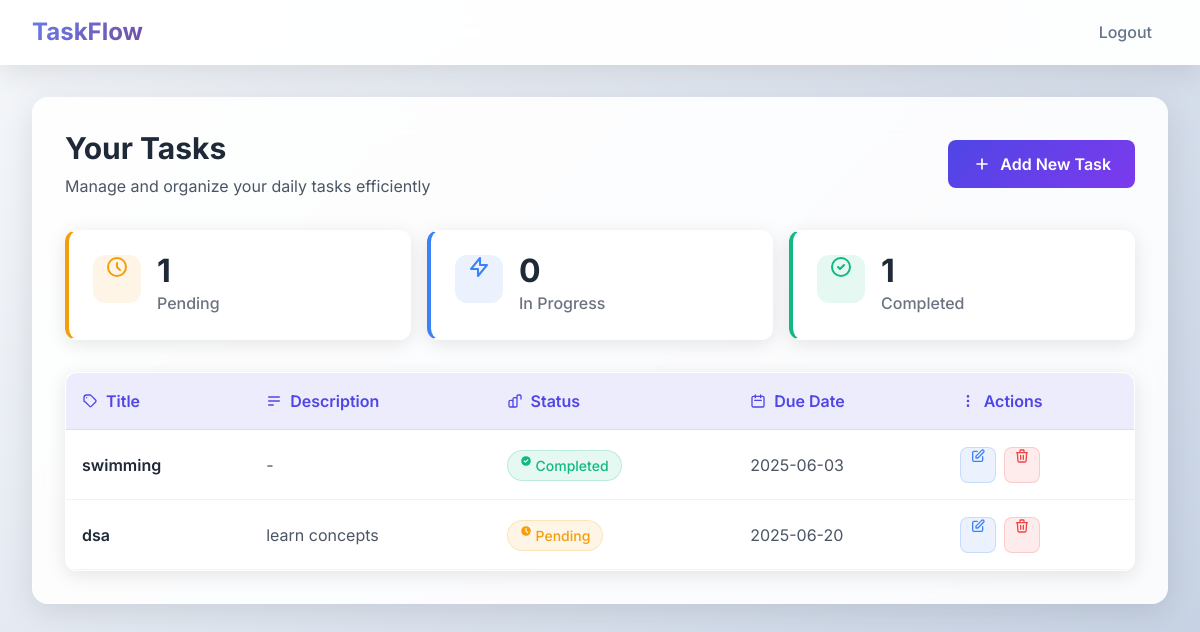
The page /dashboard (signed in) on the database its author committed.
### models.py (models this page shows)
class Task(db.Model):
    id = db.Column(db.Integer, primary_key=True)
    title = db.Column(db.String(200), nullable=False)
    description = db.Column(db.Text, nullable=True)
    status = db.Column(db.String(20), default='Pending')
    due_date = db.Column(db.DateTime, nullable=True)
    user_id = db.Column(db.Integer, db.ForeignKey('user.id'), nullable=False)
    created_at = db.Column(db.DateTime, default=datetime.utcnow)

### app.py (the view)
@app.route('/dashboard')
@login_required
def dashboard():
    tasks = Task.query.filter_by(user_id=current_user.id).order_by(Task.due_date).all()
    today = datetime.today().date()
    return render_template('dashboard.html', tasks=tasks, today=today)

### models.py (called while the page is built)
@login_manager.user_loader
def load_user(user_id):
    return User.query.get(int(user_id))

### templates/dashboard.html (shortened to what this page needs)
{% extends "layout.html" %}
{% block content %}
<div class="content-card">
    <div class="flex flex-col md:flex-row justify-between items-start md:items-center mb-8">
        <div>
            <h2 class="text-3xl font-bold text-gray-800 mb-2">Your Tasks</h2>
            <p class="text-gray-600">Manage and organize your daily tasks efficiently</p>
        </div>
        <a href="{{ url_for('new_task') }}" class="btn-primary inline-flex items-center mt-4 md:mt-0 add-task-btn">
            <svg class="w-5 h-5 mr-2" fill="none" stroke="currentColor" viewBox="0 0 24 24">
                <path stroke-linecap="round" stroke-linejoin="round" stroke-width="2" d="M12 6v6m0 0v6m0-6h6m-6 0H6"></path>
            </svg>
            Add New Task
        </a>
    </div>
    {% if tasks %}
        <div class="task-stats mb-8">
            <div class="grid grid-cols-1 md:grid-cols-3 gap-4">
                <div class="stat-card pending">
                    <div class="stat-icon">
                        <svg class="w-6 h-6" fill="none" stroke="currentColor" viewBox="0 0 24 24">
                            <path stroke-linecap="round" stroke-linejoin="round" stroke-width="2" d="M12 8v4l3 3m6-3a9 9 0 11-18 0 9 9 0 0118 0z"></path>
                        </svg>
                    </div>
                    <div>
                        <p class="stat-number">{{ tasks|selectattr("status", "equalto", "Pending")|list|length }}</p>
                        <p class="stat-label">Pending</p>
                    </div>
                </div>
                <div class="stat-card progress">
                    <div class="stat-icon">
                        <svg class="w-6 h-6" fill="none" stroke="currentColor" viewBox="0 0 24 24">
                            <path stroke-linecap="round" stroke-linejoin="round" stroke-width="2" d="M13 10V3L4 14h7v7l9-11h-7z"></path>
                        </svg>
                    </div>
                    <div>
                        <p class="stat-number">{{ tasks|selectattr("status", "equalto", "In Progress")|list|length }}</p>
                        <p class="stat-label">In Progress</p>
                    </div>
                </div>
                <div class="stat-card completed">
                    <div class="stat-icon">
                        <svg class="w-6 h-6" fill="none" stroke="currentColor" viewBox="0 0 24 24">
                            <path stroke-linecap="round" stroke-linejoin="round" stroke-width="2" d="M9 12l2 2 4-4m6 2a9 9 0 11-18 0 9 9 0 0118 0z"></path>
                        </svg>
                    </div>
                    <div>
                        <p class="stat-number">{{ tasks|selectattr("status", "equalto", "Completed")|list|length }}</p>
                        <p class="stat-label">Completed</p>
                    </div>
                </div>
            </div>
        </div>
        <div class="task-table-container">
            <div class="table-responsive">
                <table class="task-table">
                    <thead>
                        <tr>
                            <th>
                                <div class="flex items-center">
                                    <svg class="w-4 h-4 mr-2" fill="none" stroke="currentColor" viewBox="0 0 24 24">
                                        <path stroke-linecap="round" stroke-linejoin="round" stroke-width="2" d="M7 7h.01M7 3h5c.512 0 1.024.195 1.414.586l7 7a2 2 0 010 2.828l-7 7a.997.997 0 01-1.414 0l-7-7A1.997 1.997 0 013 12V7a4 4 0 014-4z"></path>
                                    </svg>
                                    Title
                                </div>
                            </th>
                            <th>
                                <div class="flex items-center">
                                    <svg class="w-4 h-4 mr-2" fill="none" stroke="currentColor" viewBox="0 0 24 24">
                                        <path stroke-linecap="round" stroke-linejoin="round" stroke-width="2" d="M4 6h16M4 12h16M4 18h7"></path>
                                    </svg>
                                    Description
                                </div>
                            </th>
                            <th>
                                <div class="flex items-center">
                                    Status
                                </div>
                            </th>
                            <th>
                                <div class="flex items-center">
                                    <svg class="w-4 h-4 mr-2" fill="none" stroke="currentColor" viewBox="0 0 24 24">
                                        <path stroke-linecap="round" stroke-linejoin="round" stroke-width="2" d="M8 7V3m8 4V3m-9 8h10M5 21h14a2 2 0 002-2V7a2 2 0 00-2-2H5a2 2 0 00-2 2v12a2 2 0 002 2z"></path>
                                    </svg>
                                    Due Date
                                </div>
                            </th>
                            <th>
                                <div class="flex items-center">
                                    <svg class="w-4 h-4 mr-2" fill="none" stroke="currentColor" viewBox="0 0 24 24">
                                        <path stroke-linecap="round" stroke-linejoin="round" stroke-width="2" d="M12 5v.01M12 12v.01M12 19v.01M12 6a1 1 0 110-2 1 1 0 010 2zm0 7a1 1 0 110-2 1 1 0 010 2zm0 7a1 1 0 110-2 1 1 0 010 2z"></path>
                                    </svg>
                                    Actions
                                </div>
                            </th>
                        </tr>
                    </thead>
                    <tbody>
                        {% for task in tasks %}
                        <tr class="task-row" data-status="{{ task.status.lower().replace(' ', '-') }}">
                            <td class="task-title">
                                <div class="font-semibold text-gray-800">{{ task.title }}</div>
                            </td>
                            <td class="task-description">
                                <div class="text-gray-600 max-w-xs truncate">
                                    {{ task.description or '-' }}
                                </div>
                            </td>
                            <td class="task-status">
                                <span class="status-badge status-{{ task.status.lower().replace(' ', '-') }}">
                                    {% if task.status == 'Pending' %}
                                        <svg class="w-3 h-3 mr-1" fill="currentColor" viewBox="0 0 20 20">
                                            <path fill-rule="evenodd" d="M10 18a8 8 0 100-16 8 8 0 000 16zm1-12a1 1 0 10-2 0v4a1 1 0 00.293.707l2.828 2.829a1 1 0 101.415-1.415L11 9.586V6z" clip-rule="evenodd"></path>
                                        </svg>
                                    {% elif task.status == 'In Progress' %}
                                        <svg class="w-3 h-3 mr-1" fill="currentColor" viewBox="0 0 20 20">
                                            <path fill-rule="evenodd" d="M11.3 1.046A1 1 0 0112 2v5h4a1 1 0 01.82 1.573l-7 10A1 1 0 018 18v-5H4a1 1 0 01-.82-1.573l7-10a1 1 0 011.12-.38z" clip-rule="evenodd"></path>
                                        </svg>
                                    {% else %}
                                        <svg class="w-3 h-3 mr-1" fill="currentColor" viewBox="0 0 20 20">
                                            <path fill-rule="evenodd" d="M10 18a8 8 0 100-16 8 8 0 000 16zm3.707-9.293a1 1 0 00-1.414-1.414L9 10.586 7.707 9.293a1 1 0 00-1.414 1.414l2 2a1 1 0 001.414 0l4-4z" clip-rule="evenodd"></path>
                                        </svg>
                                    {% endif %}
                                    {{ task.status }}
                                </span>
                            </td>
                            <td class="task-due-date">
                                {% if task.due_date %}
                                    <div class="flex items-center text-gray-600">
                                        <span>{{ task.due_date.strftime('%Y-%m-%d') }}</span>
                                    </div>
                                {% else %}
                                    <span class="text-gray-400">-</span>
                                {% endif %}
                            </td>
                            <td class="task-actions">
                                <div class="flex items-center space-x-2">
                                    <a href="{{ url_for('edit_task', task_id=task.id) }}"
                                       class="action-btn edit-btn"
                                       title="Edit Task">
                                        <svg class="w-4 h-4" fill="none" stroke="currentColor" viewBox="0 0 24 24">
                                            <path stroke-linecap="round" stroke-linejoin="round" stroke-width="2" d="M11 5H6a2 2 0 00-2 2v11a2 2 0 002 2h11a2 2 0 002-2v-5m-1.414-9.414a2 2 0 112.828 2.828L11.828 15H9v-2.828l8.586-8.586z"></path>
                                        </svg>
                                    </a>
                                    <form action="{{ url_for('delete_task', task_id=task.id) }}" method="POST" style="display:inline;">
                                        <button type="button"
                                                class="action-btn delete-btn"
                                                title="Delete Task"
                                                onclick="showDeleteModal(this.closest('form'))">
                                            <svg class="w-4 h-4" fill="none" stroke="currentColor" viewBox="0 0 24 24">
                                                <path stroke-linecap="round" stroke-linejoin="round" stroke-width="2" d="M19 7l-.867 12.142A2 2 0 0116.138 21H7.862a2 2 0 01-1.995-1.858L5 7m5 4v6m4-6v6m1-10V4a1 1 0 00-1-1h-4a1 1 0 00-1 1v3M4 7h16"></path>
                                            </svg>
                                        </button>
                                    </form>
                                </div>
                            </td>
                        </tr>
                        {% endfor %}
                    </tbody>
                </table>
            </div>
        </div>
    {% endif %}
</div>
{% endblock %}

### templates/layout.html (shortened to what this page needs)
<!DOCTYPE html>
<html lang="en">
<head>
    <script src="https://cdn.tailwindcss.com"></script>
</head>
<body>
    <nav class="navbar sticky top-0 z-50">
        <div class="max-w-7xl mx-auto px-4 sm:px-6 lg:px-8">
            <div class="flex justify-between items-center h-16">
                <div class="flex items-center">
                    <a href="{{ url_for('index') }}" class="navbar-brand text-2xl">TaskFlow</a>
                </div>
                <div class="flex items-center space-x-2 md:space-x-4">
                    {% if current_user.is_authenticated %}
                        <a href="{{ url_for('logout') }}" class="nav-link">Logout</a>
                    {% else %}
                        <a href="{{ url_for('login') }}" class="nav-link">Login</a>
                        <a href="{{ url_for('register') }}" class="nav-link">Register</a>
                    {% endif %}
                </div>
            </div>
        </div>
    </nav>
    <div class="max-w-7xl mx-auto px-4 sm:px-6 lg:px-8 py-8">
        <div class="main-content">
            {% block content %}{% endblock %}
        </div>
    </div>
</body>
</html>

### templates/layout.html (style rules this page uses)
body { font-family: 'Inter', sans-serif; background: linear-gradient(135deg, #f5f7fa 0%, #c3cfe2 100%); min-height: 100vh; }
.navbar { background: rgba(255, 255, 255, 0.95); backdrop-filter: blur(20px); border-bottom: 1px solid rgba(255, 255, 255, 0.2); box-shadow: 0 8px 32px rgba(0, 0, 0, 0.1); transition: all 0.3s ease; }
.navbar-brand { background: linear-gradient(135deg, #667eea, #764ba2); -webkit-background-clip: text; -webkit-text-fill-color: transparent; background-clip: text; font-weight: 700; transition: all 0.3s ease; }
.nav-link { position: relative; color: #64748b; font-weight: 500; transition: all 0.3s ease; padding: 0.5rem 1rem; border-radius: 8px; }
.nav-link::after { content: ''; position: absolute; bottom: 0; left: 50%; width: 0; height: 2px; background: linear-gradient(135deg, #667eea, #764ba2); transition: all 0.3s ease; transform: translateX(-50%); }
.main-content { animation: fadeInUp 0.6s ease-out; }
.btn-primary { background: linear-gradient(135deg, #4f46e5, #7c3aed); color: white; border: none; padding: 0.75rem 1.5rem; border-radius: 8px; font-weight: 600; transition: all 0.3s ease; position: relative; overflow: hidden; }
.content-card { background: rgba(255, 255, 255, 0.9); backdrop-filter: blur(20px); border-radius: 16px; box-shadow: 0 8px 32px rgba(0, 0, 0, 0.1); border: 1px solid rgba(255, 255, 255, 0.2); padding: 2rem; transition: all 0.3s ease; }

### templates/dashboard.html (style rules this page uses)
.add-task-btn { animation: pulse 2s infinite; }
.task-stats { margin-bottom: 2rem; }
.stat-card { background: rgba(255, 255, 255, 0.8); backdrop-filter: blur(10px); border-radius: 12px; padding: 1.5rem; display: flex; transition: all 0.3s ease; border: 1px solid rgba(255, 255, 255, 0.2); box-shadow: 0 4px 20px rgba(0, 0, 0, 0.1); }
.stat-card.pending { border-left: 4px solid #f59e0b; }
.stat-card.progress { border-left: 4px solid #3b82f6; }
.stat-card.completed { border-left: 4px solid #10b981; }
.stat-icon { width: 48px; height: 48px; border-radius: 12px; display: flex; justify-content: center; margin-right: 1rem; }
.pending .stat-icon { background: rgba(245, 158, 11, 0.1); color: #f59e0b; }
.progress .stat-icon { background: rgba(59, 130, 246, 0.1); color: #3b82f6; }
.completed .stat-icon { background: rgba(16, 185, 129, 0.1); color: #10b981; }
.stat-number { font-size: 2rem; font-weight: 700; color: #1f2937; line-height: 1; }
.stat-label { color: #6b7280; font-weight: 500; margin-top: 0.25rem; }
.task-table-container { background: rgba(255, 255, 255, 0.8); backdrop-filter: blur(10px); border-radius: 12px; overflow: hidden; box-shadow: 0 4px 20px rgba(0, 0, 0, 0.1); border: 1px solid rgba(255, 255, 255, 0.2); }
.task-table { width: 100%; border-collapse: collapse; }
.task-table th { background: rgba(79, 70, 229, 0.1); color: #4f46e5; font-weight: 600; padding: 1rem; text-align: left; border-bottom: 1px solid rgba(79, 70, 229, 0.1); }
.task-row { transition: all 0.3s ease; border-bottom: 1px solid rgba(0, 0, 0, 0.05); }
.task-row td { padding: 1rem; vertical-align: middle; }
.status-badge { display: inline-flex; padding: 0.25rem 0.75rem; border-radius: 20px; font-size: 0.875rem; font-weight: 500; text-transform: capitalize; }
.status-pending { background: rgba(245, 158, 11, 0.1); color: #f59e0b; border: 1px solid rgba(245, 158, 11, 0.2); }
.status-completed { background: rgba(16, 185, 129, 0.1); color: #10b981; border: 1px solid rgba(16, 185, 129, 0.2); }
.action-btn { display: inline-flex; justify-content: center; width: 36px; height: 36px; border-radius: 8px; transition: all 0.3s ease; border: 1px solid transparent; }
.edit-btn { background: rgba(59, 130, 246, 0.1); color: #3b82f6; border-color: rgba(59, 130, 246, 0.2); }
.delete-btn { background: rgba(239, 68, 68, 0.1); color: #ef4444; border-color: rgba(239, 68, 68, 0.2); }

### rows shown on the page
Task: title "swimming", description "-", status "Completed", due_date "2025-06-03"
Task: title "dsa", description "learn concepts", status "Pending", due_date "2025-06-20"

### other values the page prints
{{ tasks|selectattr("status", "equalto", "Pending")|list|length }} "1"
{{ tasks|selectattr("status", "equalto", "In Progress")|list|length }} "0"
{{ tasks|selectattr("status", "equalto", "Completed")|list|length }} "1"
